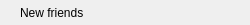
<?xml version="1.0" encoding="UTF-8"?>
<ui version="4.0">
 <class>GroupTipItem</class>
 <widget class="QWidget" name="GroupTipItem">
  <property name="geometry">
   <rect>
    <x>0</x>
    <y>0</y>
    <width>250</width>
    <height>25</height>
   </rect>
  </property>
  <property name="minimumSize">
   <size>
    <width>250</width>
    <height>25</height>
   </size>
  </property>
  <property name="maximumSize">
   <size>
    <width>250</width>
    <height>25</height>
   </size>
  </property>
  <property name="windowTitle">
   <string>Form</string>
  </property>
  <layout class="QVBoxLayout" name="verticalLayout">
   <property name="spacing">
    <number>0</number>
   </property>
   <property name="leftMargin">
    <number>20</number>
   </property>
   <property name="topMargin">
    <number>0</number>
   </property>
   <property name="rightMargin">
    <number>0</number>
   </property>
   <property name="bottomMargin">
    <number>0</number>
   </property>
   <item>
    <widget class="QLabel" name="label">
     <property name="text">
      <string>New friends</string>
     </property>
    </widget>
   </item>
  </layout>
 </widget>
 <resources/>
 <connections/>
</ui>
